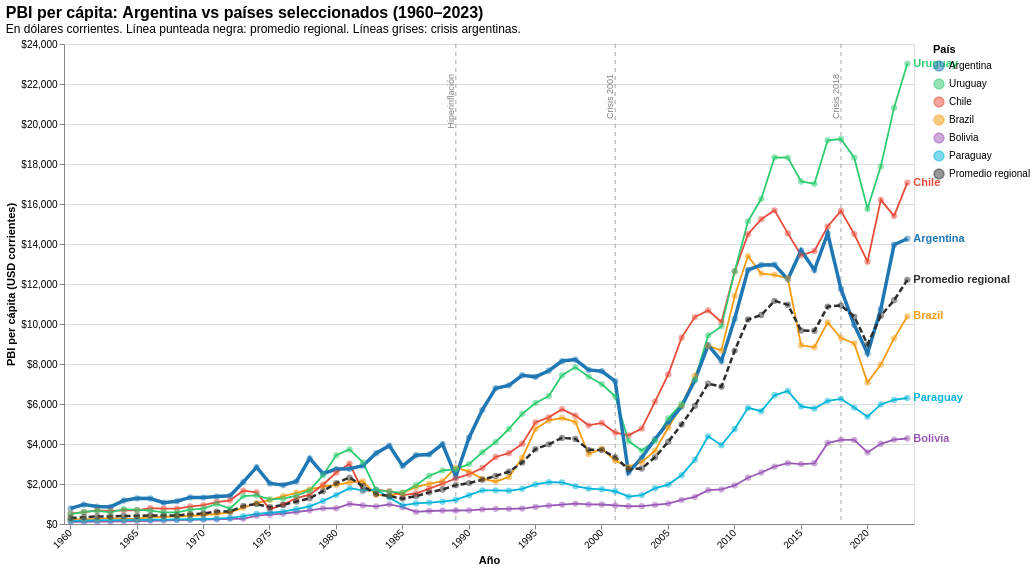

Here is the notebook cell this chart was saved with:
### Markdown cell above
Analizamos como varía el PBI per capita de argentina en comparación con sus países limitrofes

### Code cell
df_promedio = (
    df_sel[df_sel["ISO"] != "ARG"]
    .groupby("Año")["PBI_per_capita"]
    .mean()
    .reset_index()
)
df_promedio["País"] = "Promedio regional"
df_promedio["ISO"]  = "AVG"

df_sel_con_avg = pd.concat([df_sel, df_promedio], ignore_index=True)

colores = {
    "Argentina":         "#1f77b4",
    "Uruguay":           "#2ecc71",
    "Chile":             "#e74c3c",
    "Brazil":            "#f39c12",
    "Bolivia":           "#9b59b6",
    "Paraguay":          "#00b4d8",
    "Promedio regional": "#2d2d2d"
}

df_labels = df_sel_con_avg.loc[df_sel_con_avg.groupby("País")["Año"].idxmax()]

# ── Separar capas por tipo ─────────────────────────────────────

# Países normales (línea sólida, grosor normal)
df_paises = df_sel_con_avg[~df_sel_con_avg["País"].isin(["Argentina", "Promedio regional"])]
lineas_paises = alt.Chart(df_paises).mark_line(strokeWidth=1.8).encode(
    x=alt.X("Año:O", title="Año",
            axis=alt.Axis(labelAngle=-45, values=list(range(1960, 2024, 5)))),
    y=alt.Y("PBI_per_capita:Q", title="PBI per cápita (USD corrientes)",
            axis=alt.Axis(format="$,.0f")),
    color=alt.Color("País:N",
        scale=alt.Scale(domain=list(colores.keys()), range=list(colores.values())),
        legend=alt.Legend(title="País")),
    tooltip=[
        alt.Tooltip("País:N",            title="País"),
        alt.Tooltip("Año:O",             title="Año"),
        alt.Tooltip("PBI_per_capita:Q",  title="PBI per cápita (USD)", format="$,.0f")
    ]
)

# Argentina (línea sólida, más gruesa)
df_arg_sel = df_sel_con_avg[df_sel_con_avg["País"] == "Argentina"]
linea_arg = alt.Chart(df_arg_sel).mark_line(strokeWidth=3.5).encode(
    x="Año:O",
    y="PBI_per_capita:Q",
    color=alt.Color("País:N",
        scale=alt.Scale(domain=list(colores.keys()), range=list(colores.values()))),
    tooltip=[
        alt.Tooltip("País:N",            title="País"),
        alt.Tooltip("Año:O",             title="Año"),
        alt.Tooltip("PBI_per_capita:Q",  title="PBI per cápita (USD)", format="$,.0f")
    ]
)

# Promedio regional (línea punteada)
df_avg_sel = df_sel_con_avg[df_sel_con_avg["País"] == "Promedio regional"]
linea_avg = alt.Chart(df_avg_sel).mark_line(
    strokeWidth=2.5,
    strokeDash=[6, 3]
).encode(
    x="Año:O",
    y="PBI_per_capita:Q",
    color=alt.Color("País:N",
        scale=alt.Scale(domain=list(colores.keys()), range=list(colores.values()))),
    tooltip=[
        alt.Tooltip("País:N",            title="País"),
        alt.Tooltip("Año:O",             title="Año"),
        alt.Tooltip("PBI_per_capita:Q",  title="PBI per cápita (USD)", format="$,.0f")
    ]
)

# ── Puntos ─────────────────────────────────────────────────────
puntos = alt.Chart(df_sel_con_avg).mark_point(size=40, filled=True, opacity=0.5).encode(
    x="Año:O",
    y="PBI_per_capita:Q",
    color=alt.Color("País:N",
        scale=alt.Scale(domain=list(colores.keys()), range=list(colores.values()))),
    tooltip=[
        alt.Tooltip("País:N",            title="País"),
        alt.Tooltip("Año:O",             title="Año"),
        alt.Tooltip("PBI_per_capita:Q",  title="PBI per cápita (USD)", format="$,.0f")
    ]
)

# ── Etiquetas ──────────────────────────────────────────────────
etiquetas = alt.Chart(df_labels).mark_text(
    align="left", dx=6, fontSize=11, fontWeight="bold"
).encode(
    x="Año:O",
    y="PBI_per_capita:Q",
    text="País:N",
    color=alt.Color("País:N",
        scale=alt.Scale(domain=list(colores.keys()), range=list(colores.values())))
)

# ── Crisis ─────────────────────────────────────────────────────
crisis = pd.DataFrame({
    "Año":    [1989, 2001, 2018],
    "Evento": ["Hiperinflación", "Crisis 2001", "Crisis 2018"]
})
lineas_crisis = alt.Chart(crisis).mark_rule(
    strokeDash=[4,4], strokeWidth=1.2, color="gray", opacity=0.6
).encode(x="Año:O", tooltip=["Evento:N"])

texto_crisis = alt.Chart(crisis).mark_text(
    angle=270, align="right", fontSize=9, color="gray", dy=-5
).encode(x="Año:O", y=alt.value(30), text="Evento:N")

# ── Combinar ───────────────────────────────────────────────────
grafico = (
    lineas_crisis + texto_crisis +
    lineas_paises + linea_arg + linea_avg +
    puntos + etiquetas
).properties(
    title=alt.TitleParams(
        text="PBI per cápita: Argentina vs países seleccionados (1960–2023)",
        subtitle="En dólares corrientes. Línea punteada negra: promedio regional. Líneas grises: crisis argentinas.",
        fontSize=16,
        subtitleFontSize=12,
        anchor="start"
    ),
    width=850,
    height=480
).interactive()

grafico

### Figure 1 — Vega-Lite specification as saved in the notebook (floating-point values rounded to 4 significant figures; data arrays with more than 128 entries replaced by an {"elided": "..."} marker saying what was removed)
{"config": {"view": {"continuousWidth": 300, "continuousHeight": 300}}, "layer": [{"mark": {"type": "rule", "color": "gray", "opacity": 0.6, "strokeDash": [4, 4], "strokeWidth": 1.2}, "encoding": {"tooltip": [{"field": "Evento", "type": "nominal"}], "x": {"field": "Año", "type": "ordinal"}}, "name": "view_5"}, {"mark": {"type": "text", "align": "right", "angle": 270, "color": "gray", "dy": -5, "fontSize": 9}, "encoding": {"text": {"field": "Evento", "type": "nominal"}, "x": {"field": "Año", "type": "ordinal"}, "y": {"value": 30}}}, {"data": {"name": "data-988af322121f9f9241dfedff9d57b93a"}, "mark": {"type": "line", "strokeWidth": 1.8}, "encoding": {"color": {"field": "País", "legend": {"title": "País"}, "scale": {"domain": ["Argentina", "Uruguay", "Chile", "Brazil", "Bolivia", "Paraguay", "Promedio regional"], "range": ["#1f77b4", "#2ecc71", "#e74c3c", "#f39c12", "#9b59b6", "#00b4d8", "#2d2d2d"]}, "type": "nominal"}, "tooltip": [{"field": "País", "title": "País", "type": "nominal"}, {"field": "Año", "title": "Año", "type": "ordinal"}, {"field": "PBI_per_capita", "format": "$,.0f", "title": "PBI per cápita (USD)", "type": "quantitative"}], "x": {"axis": {"labelAngle": -45, "values": [1960, 1965, 1970, 1975, 1980, 1985, 1990, 1995, 2000, 2005, 2010, 2015, 2020]}, "field": "Año", "title": "Año", "type": "ordinal"}, "y": {"axis": {"format": "$,.0f"}, "field": "PBI_per_capita", "title": "PBI per cápita (USD corrientes)", "type": "quantitative"}}}, {"data": {"name": "data-b955ae4d48479f9307a146d54bd73fdb"}, "mark": {"type": "line", "strokeWidth": 3.5}, "encoding": {"color": {"field": "País", "scale": {"domain": ["Argentina", "Uruguay", "Chile", "Brazil", "Bolivia", "Paraguay", "Promedio regional"], "range": ["#1f77b4", "#2ecc71", "#e74c3c", "#f39c12", "#9b59b6", "#00b4d8", "#2d2d2d"]}, "type": "nominal"}, "tooltip": [{"field": "País", "title": "País", "type": "nominal"}, {"field": "Año", "title": "Año", "type": "ordinal"}, {"field": "PBI_per_capita", "format": "$,.0f", "title": "PBI per cápita (USD)", "type": "quantitative"}], "x": {"field": "Año", "type": "ordinal"}, "y": {"field": "PBI_per_capita", "type": "quantitative"}}}, {"data": {"name": "data-2515c1c9fb95c0a56e2285e5ed42dbc9"}, "mark": {"type": "line", "strokeDash": [6, 3], "strokeWidth": 2.5}, "encoding": {"color": {"field": "País", "scale": {"domain": ["Argentina", "Uruguay", "Chile", "Brazil", "Bolivia", "Paraguay", "Promedio regional"], "range": ["#1f77b4", "#2ecc71", "#e74c3c", "#f39c12", "#9b59b6", "#00b4d8", "#2d2d2d"]}, "type": "nominal"}, "tooltip": [{"field": "País", "title": "País", "type": "nominal"}, {"field": "Año", "title": "Año", "type": "ordinal"}, {"field": "PBI_per_capita", "format": "$,.0f", "title": "PBI per cápita (USD)", "type": "quantitative"}], "x": {"field": "Año", "type": "ordinal"}, "y": {"field": "PBI_per_capita", "type": "quantitative"}}}, {"data": {"name": "data-9c295773e451822db972516224e98eb1"}, "mark": {"type": "point", "filled": true, "opacity": 0.5, "size": 40}, "encoding": {"color": {"field": "País", "scale": {"domain": ["Argentina", "Uruguay", "Chile", "Brazil", "Bolivia", "Paraguay", "Promedio regional"], "range": ["#1f77b4", "#2ecc71", "#e74c3c", "#f39c12", "#9b59b6", "#00b4d8", "#2d2d2d"]}, "type": "nominal"}, "tooltip": [{"field": "País", "title": "País", "type": "nominal"}, {"field": "Año", "title": "Año", "type": "ordinal"}, {"field": "PBI_per_capita", "format": "$,.0f", "title": "PBI per cápita (USD)", "type": "quantitative"}], "x": {"field": "Año", "type": "ordinal"}, "y": {"field": "PBI_per_capita", "type": "quantitative"}}}, {"data": {"name": "data-ec95d61532d0ee01da7937af90243fb5"}, "mark": {"type": "text", "align": "left", "dx": 6, "fontSize": 11, "fontWeight": "bold"}, "encoding": {"color": {"field": "País", "scale": {"domain": ["Argentina", "Uruguay", "Chile", "Brazil", "Bolivia", "Paraguay", "Promedio regional"], "range": ["#1f77b4", "#2ecc71", "#e74c3c", "#f39c12", "#9b59b6", "#00b4d8", "#2d2d2d"]}, "type": "nominal"}, "text": {"field": "País", "type": "nominal"}, "x": {"field": "Año", "type": "ordinal"}, "y": {"field": "PBI_per_capita", "type": "quantitative"}}}], "data": {"name": "data-817613a84ce31a93657753852d5ba242"}, "height": 480, "params": [{"name": "param_13", "select": {"type": "interval", "encodings": ["x", "y"]}, "bind": "scales", "views": ["view_5"]}], "title": {"text": "PBI per cápita: Argentina vs países seleccionados (1960–2023)", "anchor": "start", "fontSize": 16, "subtitle": "En dólares corrientes. Línea punteada negra: promedio regional. Líneas grises: crisis argentinas.", "subtitleFontSize": 12}, "width": 850, "$schema": "https://vega.github.io/schema/vega-lite/v5.20.1.json", "datasets": {"data-817613a84ce31a93657753852d5ba242": [{"Año": 1989, "Evento": "Hiperinflación"}, {"Año": 2001, "Evento": "Crisis 2001"}, {"Año": 2018, "Evento": "Crisis 2018"}], "data-988af322121f9f9241dfedff9d57b93a": {"elided": "320 records"}, "data-b955ae4d48479f9307a146d54bd73fdb": [{"País": "Argentina", "ISO": "ARG", "Año": 2023, "PBI_per_capita": 14260.0, "color": "Argentina"}, {"País": "Argentina", "ISO": "ARG", "Año": 2022, "PBI_per_capita": 13960.0, "color": "Argentina"}, {"País": "Argentina", "ISO": "ARG", "Año": 2021, "PBI_per_capita": 10740.0, "color": "Argentina"}, {"País": "Argentina", "ISO": "ARG", "Año": 2020, "PBI_per_capita": 8536.0, "color": "Argentina"}, {"País": "Argentina", "ISO": "ARG", "Año": 2019, "PBI_per_capita": 9956.0, "color": "Argentina"}, {"País": "Argentina", "ISO": "ARG", "Año": 2018, "PBI_per_capita": 11750.0, "color": "Argentina"}, {"País": "Argentina", "ISO": "ARG", "Año": 2017, "PBI_per_capita": 14530.0, "color": "Argentina"}, {"País": "Argentina", "ISO": "ARG", "Año": 2016, "PBI_per_capita": 12700.0, "color": "Argentina"}, {"País": "Argentina", "ISO": "ARG", "Año": 2015, "PBI_per_capita": 13680.0, "color": "Argentina"}, {"País": "Argentina", "ISO": "ARG", "Año": 2014, "PBI_per_capita": 12230.0, "color": "Argentina"}, {"País": "Argentina", "ISO": "ARG", "Año": 2013, "PBI_per_capita": 12960.0, "color": "Argentina"}, {"País": "Argentina", "ISO": "ARG", "Año": 2012, "PBI_per_capita": 12950.0, "color": "Argentina"}, {"País": "Argentina", "ISO": "ARG", "Año": 2011, "PBI_per_capita": 12700.0, "color": "Argentina"}, {"País": "Argentina", "ISO": "ARG", "Año": 2010, "PBI_per_capita": 10260.0, "color": "Argentina"}, {"País": "Argentina", "ISO": "ARG", "Año": 2009, "PBI_per_capita": 8150.0, "color": "Argentina"}, {"País": "Argentina", "ISO": "ARG", "Año": 2008, "PBI_per_capita": 8944.0, "color": "Argentina"}, {"País": "Argentina", "ISO": "ARG", "Año": 2007, "PBI_per_capita": 7185.0, "color": "Argentina"}, {"País": "Argentina", "ISO": "ARG", "Año": 2006, "PBI_per_capita": 5869.0, "color": "Argentina"}, {"País": "Argentina", "ISO": "ARG", "Año": 2005, "PBI_per_capita": 5068.0, "color": "Argentina"}, {"País": "Argentina", "ISO": "ARG", "Año": 2004, "PBI_per_capita": 4242.0, "color": "Argentina"}, {"País": "Argentina", "ISO": "ARG", "Año": 2003, "PBI_per_capita": 3320.0, "color": "Argentina"}, {"País": "Argentina", "ISO": "ARG", "Año": 2002, "PBI_per_capita": 2570.0, "color": "Argentina"}, {"País": "Argentina", "ISO": "ARG", "Año": 2001, "PBI_per_capita": 7141.0, "color": "Argentina"}, {"País": "Argentina", "ISO": "ARG", "Año": 2000, "PBI_per_capita": 7637.0, "color": "Argentina"}, {"País": "Argentina", "ISO": "ARG", "Año": 1999, "PBI_per_capita": 7706.0, "color": "Argentina"}, {"País": "Argentina", "ISO": "ARG", "Año": 1998, "PBI_per_capita": 8219.0, "color": "Argentina"}, {"País": "Argentina", "ISO": "ARG", "Año": 1997, "PBI_per_capita": 8147.0, "color": "Argentina"}, {"País": "Argentina", "ISO": "ARG", "Año": 1996, "PBI_per_capita": 7663.0, "color": "Argentina"}, {"País": "Argentina", "ISO": "ARG", "Año": 1995, "PBI_per_capita": 7358.0, "color": "Argentina"}, {"País": "Argentina", "ISO": "ARG", "Año": 1994, "PBI_per_capita": 7438.0, "color": "Argentina"}, {"País": "Argentina", "ISO": "ARG", "Año": 1993, "PBI_per_capita": 6932.0, "color": "Argentina"}, {"País": "Argentina", "ISO": "ARG", "Año": 1992, "PBI_per_capita": 6790.0, "color": "Argentina"}, {"País": "Argentina", "ISO": "ARG", "Año": 1991, "PBI_per_capita": 5709.0, "color": "Argentina"}, {"País": "Argentina", "ISO": "ARG", "Año": 1990, "PBI_per_capita": 4315.0, "color": "Argentina"}, {"País": "Argentina", "ISO": "ARG", "Año": 1989, "PBI_per_capita": 2375.0, "color": "Argentina"}, {"País": "Argentina", "ISO": "ARG", "Año": 1988, "PBI_per_capita": 3993.0, "color": "Argentina"}, {"País": "Argentina", "ISO": "ARG", "Año": 1987, "PBI_per_capita": 3477.0, "color": "Argentina"}, {"País": "Argentina", "ISO": "ARG", "Año": 1986, "PBI_per_capita": 3436.0, "color": "Argentina"}, {"País": "Argentina", "ISO": "ARG", "Año": 1985, "PBI_per_capita": 2906.0, "color": "Argentina"}, {"País": "Argentina", "ISO": "ARG", "Año": 1984, "PBI_per_capita": 3915.0, "color": "Argentina"}, {"País": "Argentina", "ISO": "ARG", "Año": 1983, "PBI_per_capita": 3538.0, "color": "Argentina"}, {"País": "Argentina", "ISO": "ARG", "Año": 1982, "PBI_per_capita": 2915.0, "color": "Argentina"}, {"País": "Argentina", "ISO": "ARG", "Año": 1981, "PBI_per_capita": 2764.0, "color": "Argentina"}, {"País": "Argentina", "ISO": "ARG", "Año": 1980, "PBI_per_capita": 2748.0, "color": "Argentina"}, {"País": "Argentina", "ISO": "ARG", "Año": 1979, "PBI_per_capita": 2512.0, "color": "Argentina"}, {"País": "Argentina", "ISO": "ARG", "Año": 1978, "PBI_per_capita": 3282.0, "color": "Argentina"}, {"País": "Argentina", "ISO": "ARG", "Año": 1977, "PBI_per_capita": 2126.0, "color": "Argentina"}, {"País": "Argentina", "ISO": "ARG", "Año": 1976, "PBI_per_capita": 1947.0, "color": "Argentina"}, {"País": "Argentina", "ISO": "ARG", "Año": 1975, "PBI_per_capita": 2027.0, "color": "Argentina"}, {"País": "Argentina", "ISO": "ARG", "Año": 1974, "PBI_per_capita": 2845.0, "color": "Argentina"}, {"País": "Argentina", "ISO": "ARG", "Año": 1973, "PBI_per_capita": 2098.0, "color": "Argentina"}, {"País": "Argentina", "ISO": "ARG", "Año": 1972, "PBI_per_capita": 1409.0, "color": "Argentina"}, {"País": "Argentina", "ISO": "ARG", "Año": 1971, "PBI_per_capita": 1373.0, "color": "Argentina"}, {"País": "Argentina", "ISO": "ARG", "Año": 1970, "PBI_per_capita": 1323.0, "color": "Argentina"}, {"País": "Argentina", "ISO": "ARG", "Año": 1969, "PBI_per_capita": 1330.0, "color": "Argentina"}, {"País": "Argentina", "ISO": "ARG", "Año": 1968, "PBI_per_capita": 1142.0, "color": "Argentina"}, {"País": "Argentina", "ISO": "ARG", "Año": 1967, "PBI_per_capita": 1064.0, "color": "Argentina"}, {"País": "Argentina", "ISO": "ARG", "Año": 1966, "PBI_per_capita": 1275.0, "color": "Argentina"}, {"País": "Argentina", "ISO": "ARG", "Año": 1965, "PBI_per_capita": 1282.0, "color": "Argentina"}, {"País": "Argentina", "ISO": "ARG", "Año": 1964, "PBI_per_capita": 1176.0, "color": "Argentina"}, {"País": "Argentina", "ISO": "ARG", "Año": 1963, "PBI_per_capita": 853.0, "color": "Argentina"}, {"País": "Argentina", "ISO": "ARG", "Año": 1962, "PBI_per_capita": 870.2, "color": "Argentina"}, {"País": "Argentina", "ISO": "ARG", "Año": 1961, "PBI_per_capita": 971.3, "color": "Argentina"}, {"País": "Argentina", "ISO": "ARG", "Año": 1960, "PBI_per_capita": 778.3, "color": "Argentina"}], "data-2515c1c9fb95c0a56e2285e5ed42dbc9": [{"País": "Promedio regional", "ISO": "AVG", "Año": 1960, "PBI_per_capita": 299.6, "color": NaN}, {"País": "Promedio regional", "ISO": "AVG", "Año": 1961, "PBI_per_capita": 341.1, "color": NaN}, {"País": "Promedio regional", "ISO": "AVG", "Año": 1962, "PBI_per_capita": 377.4, "color": NaN}, {"País": "Promedio regional", "ISO": "AVG", "Año": 1963, "PBI_per_capita": 370.2, "color": NaN}, {"País": "Promedio regional", "ISO": "AVG", "Año": 1964, "PBI_per_capita": 404.0, "color": NaN}, {"País": "Promedio regional", "ISO": "AVG", "Año": 1965, "PBI_per_capita": 403.0, "color": NaN}, {"País": "Promedio regional", "ISO": "AVG", "Año": 1966, "PBI_per_capita": 432.0, "color": NaN}, {"País": "Promedio regional", "ISO": "AVG", "Año": 1967, "PBI_per_capita": 419.5, "color": NaN}, {"País": "Promedio regional", "ISO": "AVG", "Año": 1968, "PBI_per_capita": 428.1, "color": NaN}, {"País": "Promedio regional", "ISO": "AVG", "Año": 1969, "PBI_per_capita": 488.2, "color": NaN}, {"País": "Promedio regional", "ISO": "AVG", "Año": 1970, "PBI_per_capita": 524.2, "color": NaN}, {"País": "Promedio regional", "ISO": "AVG", "Año": 1971, "PBI_per_capita": 620.9, "color": NaN}, {"País": "Promedio regional", "ISO": "AVG", "Año": 1972, "PBI_per_capita": 622.8, "color": NaN}, {"País": "Promedio regional", "ISO": "AVG", "Año": 1973, "PBI_per_capita": 905.0, "color": NaN}, {"País": "Promedio regional", "ISO": "AVG", "Año": 1974, "PBI_per_capita": 996.5, "color": NaN}, {"País": "Promedio regional", "ISO": "AVG", "Año": 1975, "PBI_per_capita": 838.8, "color": NaN}, {"País": "Promedio regional", "ISO": "AVG", "Año": 1976, "PBI_per_capita": 952.9, "color": NaN}, {"País": "Promedio regional", "ISO": "AVG", "Año": 1977, "PBI_per_capita": 1123.0, "color": NaN}, {"País": "Promedio regional", "ISO": "AVG", "Año": 1978, "PBI_per_capita": 1288.0, "color": NaN}, {"País": "Promedio regional", "ISO": "AVG", "Año": 1979, "PBI_per_capita": 1642.0, "color": NaN}, {"País": "Promedio regional", "ISO": "AVG", "Año": 1980, "PBI_per_capita": 2043.0, "color": NaN}, {"País": "Promedio regional", "ISO": "AVG", "Año": 1981, "PBI_per_capita": 2323.0, "color": NaN}, {"País": "Promedio regional", "ISO": "AVG", "Año": 1982, "PBI_per_capita": 1899.0, "color": NaN}, {"País": "Promedio regional", "ISO": "AVG", "Año": 1983, "PBI_per_capita": 1495.0, "color": NaN}, {"País": "Promedio regional", "ISO": "AVG", "Año": 1984, "PBI_per_capita": 1395.0, "color": NaN}, {"País": "Promedio regional", "ISO": "AVG", "Año": 1985, "PBI_per_capita": 1269.0, "color": NaN}, {"País": "Promedio regional", "ISO": "AVG", "Año": 1986, "PBI_per_capita": 1391.0, "color": NaN}, {"País": "Promedio regional", "ISO": "AVG", "Año": 1987, "PBI_per_capita": 1582.0, "color": NaN}, {"País": "Promedio regional", "ISO": "AVG", "Año": 1988, "PBI_per_capita": 1724.0, "color": NaN}, {"País": "Promedio regional", "ISO": "AVG", "Año": 1989, "PBI_per_capita": 1944.0, "color": NaN}, {"País": "Promedio regional", "ISO": "AVG", "Año": 1990, "PBI_per_capita": 2045.0, "color": NaN}, {"País": "Promedio regional", "ISO": "AVG", "Año": 1991, "PBI_per_capita": 2213.0, "color": NaN}, {"País": "Promedio regional", "ISO": "AVG", "Año": 1992, "PBI_per_capita": 2405.0, "color": NaN}, {"País": "Promedio regional", "ISO": "AVG", "Año": 1993, "PBI_per_capita": 2612.0, "color": NaN}, {"País": "Promedio regional", "ISO": "AVG", "Año": 1994, "PBI_per_capita": 3071.0, "color": NaN}, {"País": "Promedio regional", "ISO": "AVG", "Año": 1995, "PBI_per_capita": 3744.0, "color": NaN}, {"País": "Promedio regional", "ISO": "AVG", "Año": 1996, "PBI_per_capita": 3984.0, "color": NaN}, {"País": "Promedio regional", "ISO": "AVG", "Año": 1997, "PBI_per_capita": 4305.0, "color": NaN}, {"País": "Promedio regional", "ISO": "AVG", "Año": 1998, "PBI_per_capita": 4255.0, "color": NaN}, {"País": "Promedio regional", "ISO": "AVG", "Año": 1999, "PBI_per_capita": 3709.0, "color": NaN}, {"País": "Promedio regional", "ISO": "AVG", "Año": 2000, "PBI_per_capita": 3704.0, "color": NaN}, {"País": "Promedio regional", "ISO": "AVG", "Año": 2001, "PBI_per_capita": 3338.0, "color": NaN}, {"País": "Promedio regional", "ISO": "AVG", "Año": 2002, "PBI_per_capita": 2739.0, "color": NaN}, {"País": "Promedio regional", "ISO": "AVG", "Año": 2003, "PBI_per_capita": 2774.0, "color": NaN}, {"País": "Promedio regional", "ISO": "AVG", "Año": 2004, "PBI_per_capita": 3338.0, "color": NaN}, {"País": "Promedio regional", "ISO": "AVG", "Año": 2005, "PBI_per_capita": 4117.0, "color": NaN}, {"País": "Promedio regional", "ISO": "AVG", "Año": 2006, "PBI_per_capita": 4979.0, "color": NaN}, {"País": "Promedio regional", "ISO": "AVG", "Año": 2007, "PBI_per_capita": 5909.0, "color": NaN}, {"País": "Promedio regional", "ISO": "AVG", "Año": 2008, "PBI_per_capita": 7019.0, "color": NaN}, {"País": "Promedio regional", "ISO": "AVG", "Año": 2009, "PBI_per_capita": 6866.0, "color": NaN}, {"País": "Promedio regional", "ISO": "AVG", "Año": 2010, "PBI_per_capita": 8672.0, "color": NaN}, {"País": "Promedio regional", "ISO": "AVG", "Año": 2011, "PBI_per_capita": 10230.0, "color": NaN}, {"País": "Promedio regional", "ISO": "AVG", "Año": 2012, "PBI_per_capita": 10450.0, "color": NaN}, {"País": "Promedio regional", "ISO": "AVG", "Año": 2013, "PBI_per_capita": 11160.0, "color": NaN}, {"País": "Promedio regional", "ISO": "AVG", "Año": 2014, "PBI_per_capita": 10960.0, "color": NaN}, {"País": "Promedio regional", "ISO": "AVG", "Año": 2015, "PBI_per_capita": 9674.0, "color": NaN}, {"País": "Promedio regional", "ISO": "AVG", "Año": 2016, "PBI_per_capita": 9661.0, "color": NaN}, {"País": "Promedio regional", "ISO": "AVG", "Año": 2017, "PBI_per_capita": 10870.0, "color": NaN}, {"País": "Promedio regional", "ISO": "AVG", "Año": 2018, "PBI_per_capita": 10940.0, "color": NaN}, {"País": "Promedio regional", "ISO": "AVG", "Año": 2019, "PBI_per_capita": 10370.0, "color": NaN}, {"País": "Promedio regional", "ISO": "AVG", "Año": 2020, "PBI_per_capita": 8979.0, "color": NaN}, {"País": "Promedio regional", "ISO": "AVG", "Año": 2021, "PBI_per_capita": 10410.0, "color": NaN}, {"País": "Promedio regional", "ISO": "AVG", "Año": 2022, "PBI_per_capita": 11190.0, "color": NaN}, {"País": "Promedio regional", "ISO": "AVG", "Año": 2023, "PBI_per_capita": 12210.0, "color": NaN}], "data-9c295773e451822db972516224e98eb1": {"elided": "448 records"}, "data-ec95d61532d0ee01da7937af90243fb5": [{"País": "Argentina", "ISO": "ARG", "Año": 2023, "PBI_per_capita": 14260.0, "color": "Argentina"}, {"País": "Bolivia", "ISO": "BOL", "Año": 2023, "PBI_per_capita": 4275.0, "color": "Resto LATAM"}, {"País": "Brazil", "ISO": "BRA", "Año": 2023, "PBI_per_capita": 10380.0, "color": "Resto LATAM"}, {"País": "Chile", "ISO": "CHL", "Año": 2023, "PBI_per_capita": 17070.0, "color": "Resto LATAM"}, {"País": "Paraguay", "ISO": "PRY", "Año": 2023, "PBI_per_capita": 6300.0, "color": "Resto LATAM"}, {"País": "Promedio regional", "ISO": "AVG", "Año": 2023, "PBI_per_capita": 12210.0, "color": null}, {"País": "Uruguay", "ISO": "URY", "Año": 2023, "PBI_per_capita": 23020.0, "color": "Resto LATAM"}]}}
